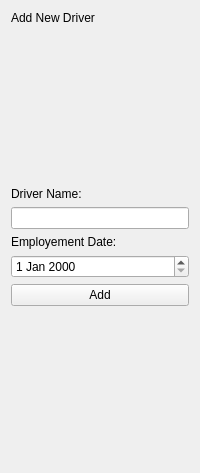
             <widget class="QWidget" name="AddNewDriverPage">
              <layout class="QVBoxLayout" name="verticalLayout_12">
               <item>
                <widget class="QLabel" name="label_14">
                 <property name="text">
                  <string>Add New Driver</string>
                 </property>
                </widget>
               </item>
               <item>
                <spacer name="verticalSpacer_10">
                 <property name="orientation">
                  <enum>Qt::Vertical</enum>
                 </property>
                 <property name="sizeHint" stdset="0">
                  <size>
                   <width>20</width>
                   <height>156</height>
                  </size>
                 </property>
                </spacer>
               </item>
               <item>
                <widget class="QLabel" name="label_19">
                 <property name="text">
                  <string>Driver Name:</string>
                 </property>
                </widget>
               </item>
               <item>
                <widget class="QLineEdit" name="lineEdit_11"/>
               </item>
               <item>
                <widget class="QLabel" name="label_20">
                 <property name="text">
                  <string>Employement Date:</string>
                 </property>
                </widget>
               </item>
               <item>
                <widget class="QDateEdit" name="dateEdit"/>
               </item>
               <item>
                <widget class="QPushButton" name="pushButton_19">
                 <property name="text">
                  <string>Add</string>
                 </property>
                </widget>
               </item>
               <item>
                <spacer name="verticalSpacer_9">
                 <property name="orientation">
                  <enum>Qt::Vertical</enum>
                 </property>
                 <property name="sizeHint" stdset="0">
                  <size>
                   <width>20</width>
                   <height>156</height>
                  </size>
                 </property>
                </spacer>
               </item>
              </layout>
             </widget>
